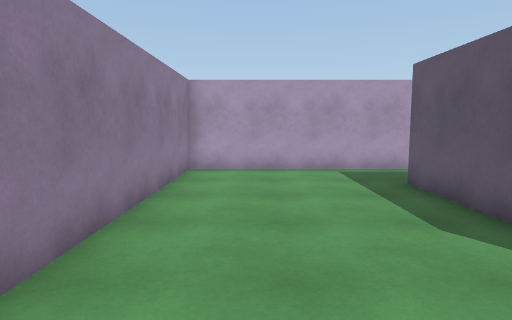
view 1 (above)

16 first-person views from a walk through a Unity game level. The camera is 1.5 m above the floor, tilts 6° down and sees 75° across. The floor is counted in squares, 1 m on a side. Each view is taken from the middle of a square. On the plan, view 1 faces up. The plan holds only what a view shows up to about 15 squares ahead; the rest is blank. The place goes on beyond the plan.

view 2
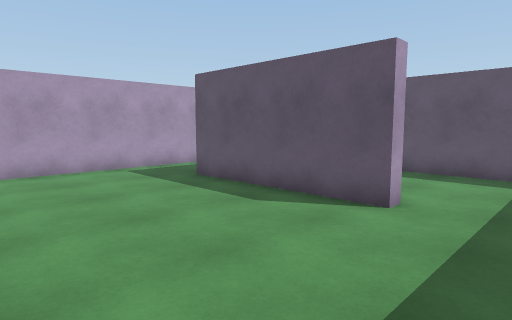

view 3
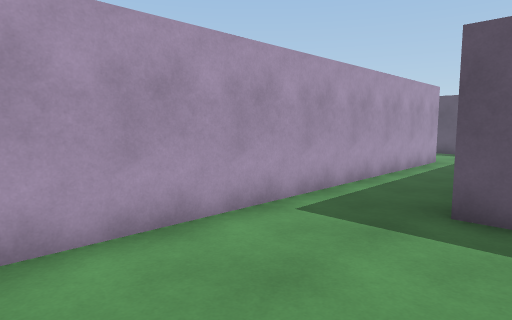

view 4
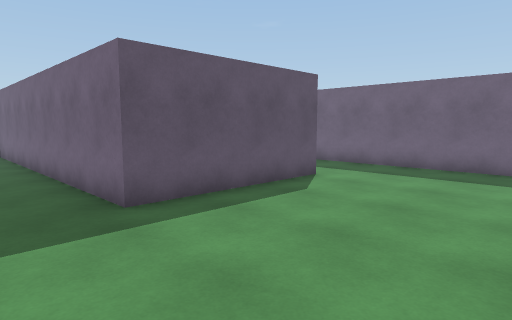

view 5
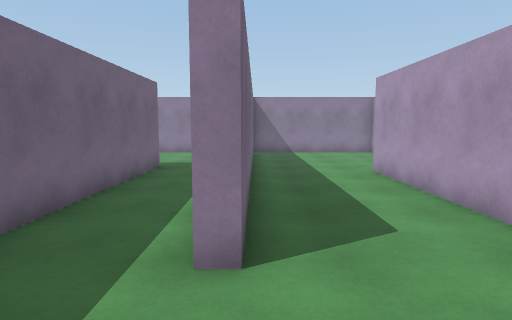

view 6
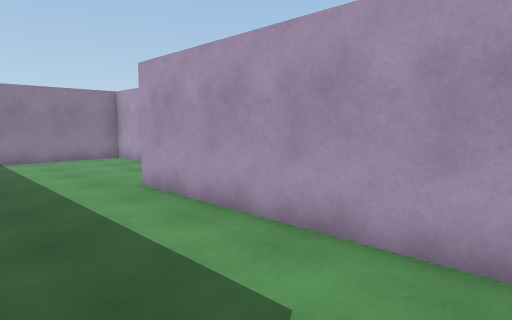

view 7
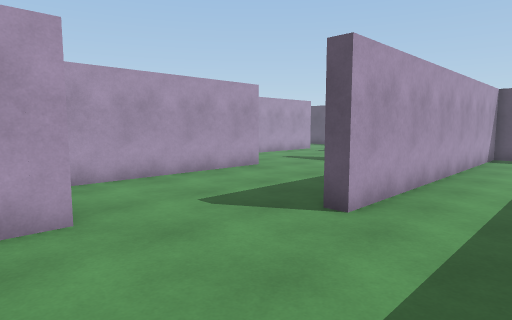

view 8
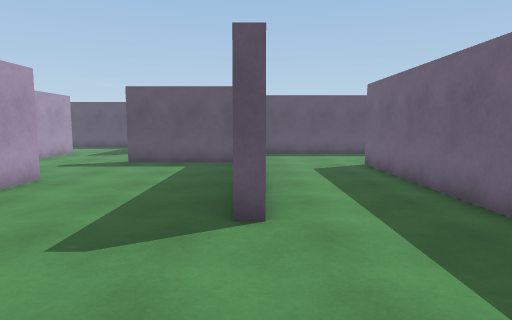

view 9
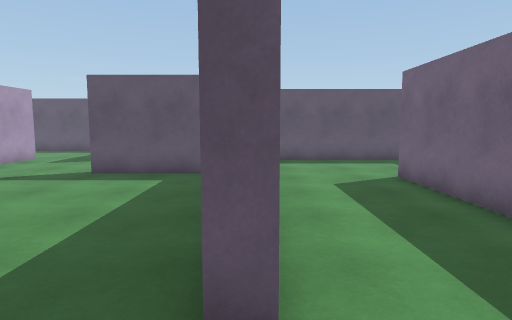

view 10
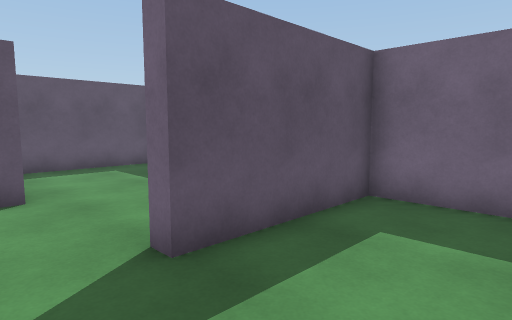

view 11
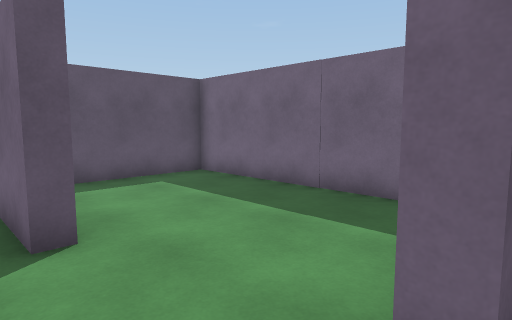

view 12
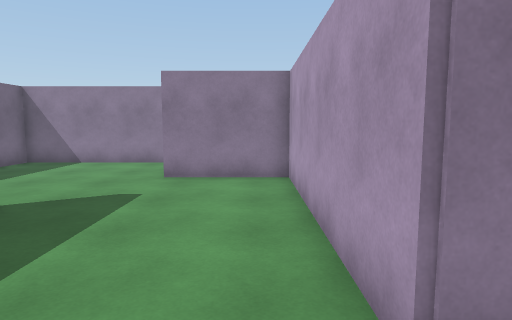

view 13
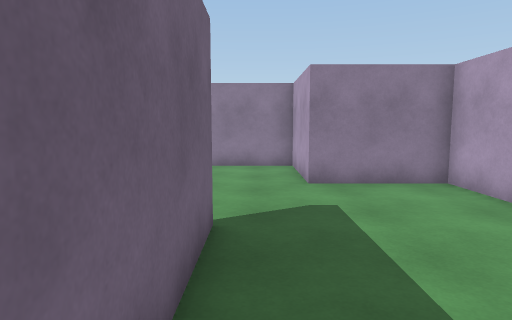

view 14
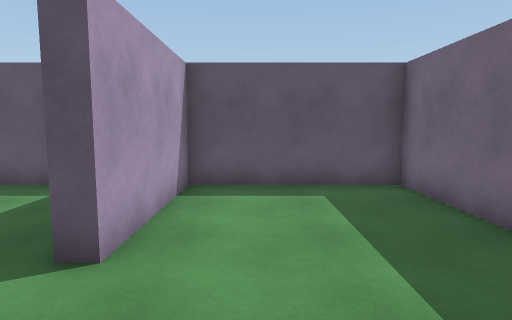

view 15
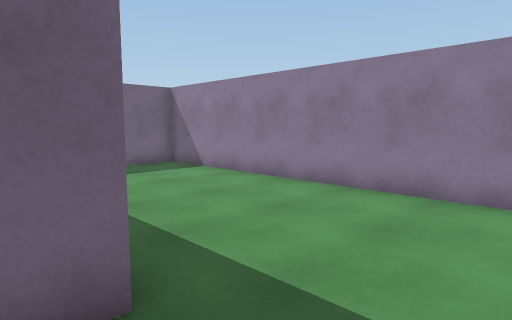

view 16
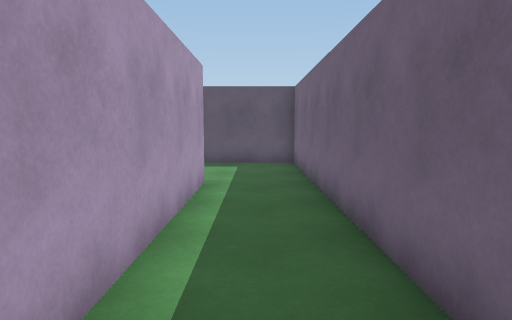

### Floor plan
Points are (right, up) in squares from view 1. A wall is a line through its corners. A room is listed if a view was taken in it or the views show most of it. See-through windows are left out.
Room 1 (views 1, 2, 3, 4, 5, 6, 7, 8, 9, 10, 12, 13, 15, 16)
walls: (5.2, 11.8) (12.7, 11.8) (12.7, 11.3) (-2.2, 11.3) (-2.2, -1.2) (6.5, -1.2); (9, 1.4) (9, 4.4); (10.8, 16.4) (13.2, 16.4) (13.2, 21.1); (4.5, 2.5) (3.9, 2.5) (3.9, 8.5) (17.2, 8.5) (17.2, 15.9) (5.1, 15.9) (5.1, 16.4) (9.2, 16.4); (9.1, 22.5) (9.1, 22) (1.5, 22) (1.5, 18.3) (-2.2, 18.3) (-2.2, 11.8) (-0.8, 11.8)
ways out: opening at (13, 22.5) to room 2
Room 2 (views 11, 14)
walls: (15.5, 16.4) (22.2, 16.4) (22.2, 21.7) (17.5, 21.7) (17.5, 22.2) (19.6, 22.2); (13.2, 21.1) (13.8, 21.1)
ways out: opening at (13, 22.5) to room 1

Positions as (right, up) in squares from view 1, and headings:
1: (0, 0), facing up
2: (-2, 0), facing up-right
3: (-2, 7), facing up-right
4: (-2, 11), facing down-right
5: (16, 12), facing left
6: (13, 12), facing up-left
7: (0, 13), facing up-right
8: (0, 16), facing right
9: (3, 16), facing right
10: (10, 23), facing down-right
11: (13, 23), facing down-right
12: (11, 21), facing left
13: (10, 17), facing left
14: (14, 20), facing right
15: (5, 11), facing down-left
16: (4, 10), facing right
